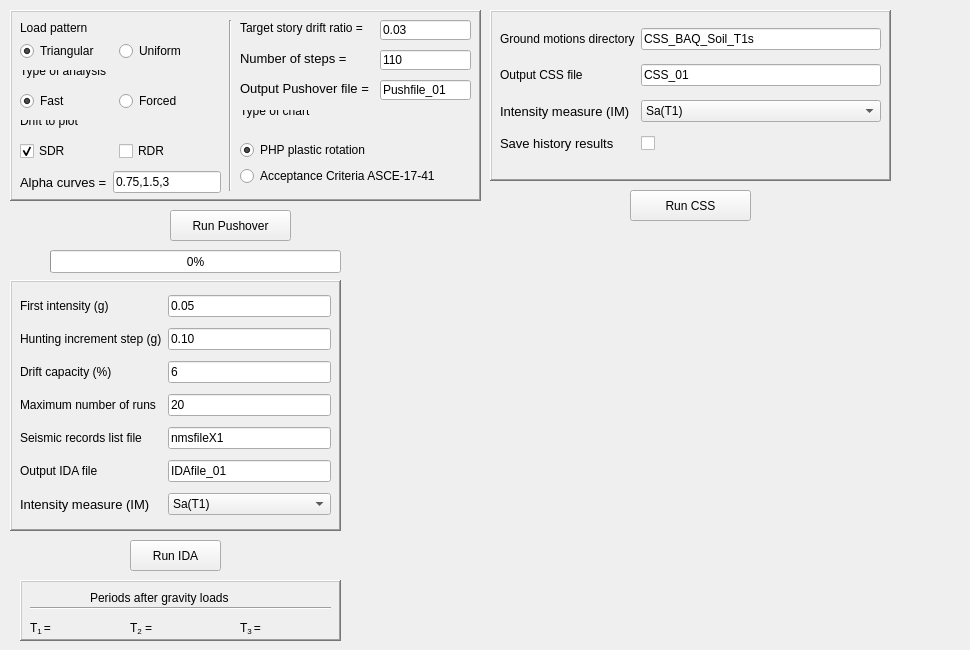
     <widget class="QWidget" name="PushoverData">
      <attribute name="title">
       <string>Nonlinear Analysis</string>
      </attribute>
      <widget class="QFrame" name="frame">
       <property name="geometry">
        <rect>
         <x>10</x>
         <y>10</y>
         <width>471</width>
         <height>191</height>
        </rect>
       </property>
       <property name="frameShape">
        <enum>QFrame::WinPanel</enum>
       </property>
       <property name="frameShadow">
        <enum>QFrame::Raised</enum>
       </property>
       <widget class="QLabel" name="label_8">
        <property name="geometry">
         <rect>
          <x>10</x>
          <y>10</y>
          <width>141</width>
          <height>16</height>
         </rect>
        </property>
        <property name="text">
         <string>Load pattern</string>
        </property>
       </widget>
       <widget class="QWidget" name="horizontalLayoutWidget">
        <property name="geometry">
         <rect>
          <x>10</x>
          <y>30</y>
          <width>191</width>
          <height>22</height>
         </rect>
        </property>
        <layout class="QHBoxLayout" name="horizontalLayout">
         <item>
          <widget class="QRadioButton" name="radioButtonTriangular">
           <property name="font">
            <font>
             <weight>50</weight>
             <italic>false</italic>
             <bold>false</bold>
            </font>
           </property>
           <property name="text">
            <string>Triangular</string>
           </property>
           <property name="checked">
            <bool>true</bool>
           </property>
          </widget>
         </item>
         <item>
          <widget class="QRadioButton" name="radioButtonUniform">
           <property name="font">
            <font>
             <weight>50</weight>
             <italic>false</italic>
             <bold>false</bold>
            </font>
           </property>
           <property name="text">
            <string>Uniform</string>
           </property>
          </widget>
         </item>
        </layout>
       </widget>
       <widget class="QLabel" name="label_9">
        <property name="geometry">
         <rect>
          <x>10</x>
          <y>60</y>
          <width>131</width>
          <height>16</height>
         </rect>
        </property>
        <property name="text">
         <string>Type of analysis
</string>
        </property>
       </widget>
       <widget class="QWidget" name="horizontalLayoutWidget_2">
        <property name="geometry">
         <rect>
          <x>10</x>
          <y>80</y>
          <width>191</width>
          <height>22</height>
         </rect>
        </property>
        <layout class="QHBoxLayout" name="horizontalLayout_2">
         <item>
          <widget class="QRadioButton" name="radioButtonFast">
           <property name="font">
            <font>
             <weight>50</weight>
             <italic>false</italic>
             <bold>false</bold>
            </font>
           </property>
           <property name="text">
            <string>Fast</string>
           </property>
           <property name="checked">
            <bool>true</bool>
           </property>
          </widget>
         </item>
         <item>
          <widget class="QRadioButton" name="radioButtonForced">
           <property name="font">
            <font>
             <weight>50</weight>
             <italic>false</italic>
             <bold>false</bold>
            </font>
           </property>
           <property name="text">
            <string>Forced</string>
           </property>
          </widget>
         </item>
        </layout>
       </widget>
       <widget class="Line" name="line">
        <property name="geometry">
         <rect>
          <x>210</x>
          <y>10</y>
          <width>20</width>
          <height>171</height>
         </rect>
        </property>
        <property name="orientation">
         <enum>Qt::Vertical</enum>
        </property>
       </widget>
       <widget class="QLabel" name="label_10">
        <property name="geometry">
         <rect>
          <x>230</x>
          <y>10</y>
          <width>131</width>
          <height>16</height>
         </rect>
        </property>
        <property name="font">
         <font>
          <weight>50</weight>
          <italic>false</italic>
          <bold>false</bold>
         </font>
        </property>
        <property name="text">
         <string>Target story drift ratio =</string>
        </property>
       </widget>
       <widget class="QLineEdit" name="Der_obj">
        <property name="geometry">
         <rect>
          <x>370</x>
          <y>10</y>
          <width>91</width>
          <height>20</height>
         </rect>
        </property>
        <property name="text">
         <string>0.03</string>
        </property>
       </widget>
       <widget class="QLabel" name="label_51">
        <property name="geometry">
         <rect>
          <x>230</x>
          <y>40</y>
          <width>111</width>
          <height>16</height>
         </rect>
        </property>
        <property name="font">
         <font>
          <family>Arial</family>
          <pointsize>10</pointsize>
          <weight>50</weight>
          <italic>false</italic>
          <bold>false</bold>
         </font>
        </property>
        <property name="text">
         <string>Number of steps =</string>
        </property>
       </widget>
       <widget class="QLineEdit" name="nSteps">
        <property name="geometry">
         <rect>
          <x>370</x>
          <y>40</y>
          <width>91</width>
          <height>20</height>
         </rect>
        </property>
        <property name="text">
         <string>110</string>
        </property>
       </widget>
       <widget class="QLabel" name="label_13">
        <property name="geometry">
         <rect>
          <x>230</x>
          <y>100</y>
          <width>131</width>
          <height>16</height>
         </rect>
        </property>
        <property name="text">
         <string>Type of chart
</string>
        </property>
       </widget>
       <widget class="QWidget" name="verticalLayoutWidget">
        <property name="geometry">
         <rect>
          <x>230</x>
          <y>130</y>
          <width>215</width>
          <height>48</height>
         </rect>
        </property>
        <layout class="QVBoxLayout" name="verticalLayout_2">
         <item>
          <widget class="QRadioButton" name="radioButtonPHP_RA">
           <property name="font">
            <font>
             <weight>50</weight>
             <bold>false</bold>
            </font>
           </property>
           <property name="text">
            <string>PHP plastic rotation</string>
           </property>
           <property name="checked">
            <bool>true</bool>
           </property>
          </widget>
         </item>
         <item>
          <widget class="QRadioButton" name="radioButtonAC">
           <property name="font">
            <font>
             <weight>50</weight>
             <bold>false</bold>
            </font>
           </property>
           <property name="text">
            <string>Acceptance Criteria ASCE-17-41</string>
           </property>
          </widget>
         </item>
        </layout>
       </widget>
       <widget class="QWidget" name="horizontalLayoutWidget_3">
        <property name="geometry">
         <rect>
          <x>10</x>
          <y>160</y>
          <width>201</width>
          <height>24</height>
         </rect>
        </property>
        <layout class="QHBoxLayout" name="horizontalLayout_7">
         <item>
          <widget class="QLabel" name="label_59">
           <property name="font">
            <font>
             <family>Arial</family>
             <pointsize>10</pointsize>
             <weight>50</weight>
             <italic>false</italic>
             <bold>false</bold>
            </font>
           </property>
           <property name="text">
            <string>Alpha curves =</string>
           </property>
          </widget>
         </item>
         <item>
          <widget class="QLineEdit" name="AlphaCurves">
           <property name="text">
            <string>0.75,1.5,3</string>
           </property>
          </widget>
         </item>
        </layout>
       </widget>
       <widget class="QLabel" name="label_69">
        <property name="geometry">
         <rect>
          <x>230</x>
          <y>70</y>
          <width>131</width>
          <height>16</height>
         </rect>
        </property>
        <property name="font">
         <font>
          <family>Arial</family>
          <pointsize>10</pointsize>
          <weight>50</weight>
          <italic>false</italic>
          <bold>false</bold>
         </font>
        </property>
        <property name="text">
         <string>Output Pushover file =</string>
        </property>
       </widget>
       <widget class="QLineEdit" name="OutputPushFile">
        <property name="geometry">
         <rect>
          <x>370</x>
          <y>70</y>
          <width>91</width>
          <height>20</height>
         </rect>
        </property>
        <property name="text">
         <string>Pushfile_01</string>
        </property>
       </widget>
       <widget class="QLabel" name="label_238">
        <property name="geometry">
         <rect>
          <x>10</x>
          <y>110</y>
          <width>131</width>
          <height>16</height>
         </rect>
        </property>
        <property name="text">
         <string>Drift to plot
</string>
        </property>
       </widget>
       <widget class="QWidget" name="horizontalLayoutWidget_7">
        <property name="geometry">
         <rect>
          <x>10</x>
          <y>130</y>
          <width>191</width>
          <height>22</height>
         </rect>
        </property>
        <layout class="QHBoxLayout" name="horizontalLayout_5">
         <item>
          <widget class="QCheckBox" name="checkBox_SDR">
           <property name="font">
            <font>
             <weight>50</weight>
             <bold>false</bold>
            </font>
           </property>
           <property name="text">
            <string>SDR</string>
           </property>
           <property name="checked">
            <bool>true</bool>
           </property>
          </widget>
         </item>
         <item>
          <widget class="QCheckBox" name="checkBox_RDR">
           <property name="font">
            <font>
             <weight>50</weight>
             <bold>false</bold>
            </font>
           </property>
           <property name="text">
            <string>RDR</string>
           </property>
           <property name="checked">
            <bool>false</bool>
           </property>
          </widget>
         </item>
        </layout>
       </widget>
      </widget>
      <widget class="QPushButton" name="Pushover">
       <property name="geometry">
        <rect>
         <x>170</x>
         <y>210</y>
         <width>121</width>
         <height>31</height>
        </rect>
       </property>
       <property name="text">
        <string>Run Pushover</string>
       </property>
      </widget>
      <widget class="QProgressBar" name="progressBarPushover">
       <property name="geometry">
        <rect>
         <x>50</x>
         <y>250</y>
         <width>291</width>
         <height>23</height>
        </rect>
       </property>
       <property name="value">
        <number>0</number>
       </property>
      </widget>
      <widget class="QPushButton" name="IDA">
       <property name="geometry">
        <rect>
         <x>130</x>
         <y>540</y>
         <width>91</width>
         <height>31</height>
        </rect>
       </property>
       <property name="text">
        <string>Run IDA</string>
       </property>
      </widget>
      <widget class="QFrame" name="frame_3">
       <property name="geometry">
        <rect>
         <x>490</x>
         <y>10</y>
         <width>401</width>
         <height>171</height>
        </rect>
       </property>
       <property name="frameShape">
        <enum>QFrame::WinPanel</enum>
       </property>
       <property name="frameShadow">
        <enum>QFrame::Raised</enum>
       </property>
       <widget class="QWidget" name="gridLayoutWidget">
        <property name="geometry">
         <rect>
          <x>10</x>
          <y>10</y>
          <width>381</width>
          <height>141</height>
         </rect>
        </property>
        <layout class="QGridLayout" name="gridLayout_4">
         <item row="1" column="0">
          <widget class="QLabel" name="label_68">
           <property name="font">
            <font>
             <weight>50</weight>
             <italic>false</italic>
             <bold>false</bold>
            </font>
           </property>
           <property name="text">
            <string>Output CSS file</string>
           </property>
          </widget>
         </item>
         <item row="1" column="1">
          <widget class="QLineEdit" name="OutputCSSFile">
           <property name="text">
            <string>CSS_01</string>
           </property>
          </widget>
         </item>
         <item row="2" column="1">
          <widget class="QComboBox" name="comboBoxIM_CSS">
           <property name="font">
            <font>
             <weight>50</weight>
             <italic>false</italic>
             <bold>false</bold>
            </font>
           </property>
           <property name="currentText">
            <string>Sa(T1)</string>
           </property>
           <item>
            <property name="text">
             <string>Sa(T1)</string>
            </property>
           </item>
           <item>
            <property name="text">
             <string>PGA</string>
            </property>
           </item>
          </widget>
         </item>
         <item row="0" column="0">
          <widget class="QLabel" name="label_66">
           <property name="font">
            <font>
             <weight>50</weight>
             <italic>false</italic>
             <bold>false</bold>
            </font>
           </property>
           <property name="text">
            <string>Ground motions directory</string>
           </property>
          </widget>
         </item>
         <item row="2" column="0">
          <widget class="QLabel" name="label_67">
           <property name="font">
            <font>
             <pointsize>10</pointsize>
             <weight>50</weight>
             <italic>false</italic>
             <bold>false</bold>
             <underline>false</underline>
            </font>
           </property>
           <property name="text">
            <string>Intensity measure (IM)</string>
           </property>
          </widget>
         </item>
         <item row="0" column="1">
          <widget class="QLineEdit" name="HL_directory">
           <property name="text">
            <string>CSS_BAQ_Soil_T1s</string>
           </property>
          </widget>
         </item>
         <item row="3" column="1">
          <widget class="QCheckBox" name="checkBoxSaveCSS">
           <property name="text">
            <string/>
           </property>
           <property name="checked">
            <bool>false</bool>
           </property>
          </widget>
         </item>
         <item row="3" column="0">
          <widget class="QLabel" name="label_76">
           <property name="font">
            <font>
             <pointsize>10</pointsize>
             <weight>50</weight>
             <italic>false</italic>
             <bold>false</bold>
             <underline>false</underline>
            </font>
           </property>
           <property name="text">
            <string>Save history results</string>
           </property>
          </widget>
         </item>
        </layout>
       </widget>
      </widget>
      <widget class="QPushButton" name="CSS">
       <property name="geometry">
        <rect>
         <x>630</x>
         <y>190</y>
         <width>121</width>
         <height>31</height>
        </rect>
       </property>
       <property name="text">
        <string>Run CSS</string>
       </property>
      </widget>
      <widget class="QFrame" name="frame_4">
       <property name="geometry">
        <rect>
         <x>20</x>
         <y>580</y>
         <width>321</width>
         <height>61</height>
        </rect>
       </property>
       <property name="frameShape">
        <enum>QFrame::WinPanel</enum>
       </property>
       <property name="frameShadow">
        <enum>QFrame::Raised</enum>
       </property>
       <widget class="QLabel" name="label_73">
        <property name="geometry">
         <rect>
          <x>220</x>
          <y>40</y>
          <width>31</width>
          <height>16</height>
         </rect>
        </property>
        <property name="text">
         <string>&lt;html&gt;&lt;head/&gt;&lt;body&gt;&lt;p&gt;&lt;span style=&quot; font-weight:400;&quot;&gt;T&lt;/span&gt;&lt;span style=&quot; font-weight:400; vertical-align:sub;&quot;&gt;3 &lt;/span&gt;&lt;span style=&quot; font-weight:400;&quot;&gt;=&lt;/span&gt;&lt;/p&gt;&lt;/body&gt;&lt;/html&gt;</string>
        </property>
       </widget>
       <widget class="QLabel" name="label_12">
        <property name="geometry">
         <rect>
          <x>10</x>
          <y>40</y>
          <width>31</width>
          <height>16</height>
         </rect>
        </property>
        <property name="text">
         <string>&lt;html&gt;&lt;head/&gt;&lt;body&gt;&lt;p&gt;&lt;span style=&quot; font-weight:400;&quot;&gt;T&lt;/span&gt;&lt;span style=&quot; font-weight:400; vertical-align:sub;&quot;&gt;1 &lt;/span&gt;&lt;span style=&quot; font-weight:400;&quot;&gt;=&lt;/span&gt;&lt;/p&gt;&lt;/body&gt;&lt;/html&gt;</string>
        </property>
       </widget>
       <widget class="QLabel" name="label_11">
        <property name="geometry">
         <rect>
          <x>70</x>
          <y>10</y>
          <width>171</width>
          <height>16</height>
         </rect>
        </property>
        <property name="text">
         <string>Periods after gravity loads</string>
        </property>
       </widget>
       <widget class="QLabel" name="label_17">
        <property name="geometry">
         <rect>
          <x>110</x>
          <y>40</y>
          <width>31</width>
          <height>16</height>
         </rect>
        </property>
        <property name="text">
         <string>&lt;html&gt;&lt;head/&gt;&lt;body&gt;&lt;p&gt;&lt;span style=&quot; font-weight:400;&quot;&gt;T&lt;/span&gt;&lt;span style=&quot; font-weight:400; vertical-align:sub;&quot;&gt;2&lt;/span&gt;&lt;span style=&quot; font-weight:400;&quot;&gt; =&lt;/span&gt;&lt;/p&gt;&lt;/body&gt;&lt;/html&gt;</string>
        </property>
       </widget>
       <widget class="QLabel" name="T1">
        <property name="geometry">
         <rect>
          <x>40</x>
          <y>40</y>
          <width>61</width>
          <height>16</height>
         </rect>
        </property>
        <property name="font">
         <font>
          <weight>50</weight>
          <bold>false</bold>
         </font>
        </property>
        <property name="text">
         <string>&lt;html&gt;&lt;head/&gt;&lt;body&gt;&lt;p&gt;&lt;br/&gt;&lt;/p&gt;&lt;/body&gt;&lt;/html&gt;</string>
        </property>
       </widget>
       <widget class="QLabel" name="T2">
        <property name="geometry">
         <rect>
          <x>140</x>
          <y>40</y>
          <width>61</width>
          <height>16</height>
         </rect>
        </property>
        <property name="font">
         <font>
          <weight>50</weight>
          <bold>false</bold>
         </font>
        </property>
        <property name="text">
         <string>&lt;html&gt;&lt;head/&gt;&lt;body&gt;&lt;p&gt;&lt;br/&gt;&lt;/p&gt;&lt;/body&gt;&lt;/html&gt;</string>
        </property>
       </widget>
       <widget class="QLabel" name="T3">
        <property name="geometry">
         <rect>
          <x>250</x>
          <y>40</y>
          <width>61</width>
          <height>16</height>
         </rect>
        </property>
        <property name="font">
         <font>
          <weight>50</weight>
          <bold>false</bold>
         </font>
        </property>
        <property name="text">
         <string>&lt;html&gt;&lt;head/&gt;&lt;body&gt;&lt;p&gt;&lt;br/&gt;&lt;/p&gt;&lt;/body&gt;&lt;/html&gt;</string>
        </property>
       </widget>
       <widget class="Line" name="line_4">
        <property name="geometry">
         <rect>
          <x>10</x>
          <y>20</y>
          <width>301</width>
          <height>16</height>
         </rect>
        </property>
        <property name="orientation">
         <enum>Qt::Horizontal</enum>
        </property>
       </widget>
      </widget>
      <widget class="QFrame" name="frame_2">
       <property name="geometry">
        <rect>
         <x>10</x>
         <y>280</y>
         <width>331</width>
         <height>251</height>
        </rect>
       </property>
       <property name="frameShape">
        <enum>QFrame::WinPanel</enum>
       </property>
       <property name="frameShadow">
        <enum>QFrame::Raised</enum>
       </property>
       <widget class="QWidget" name="gridLayoutWidget_3">
        <property name="geometry">
         <rect>
          <x>10</x>
          <y>10</y>
          <width>311</width>
          <height>231</height>
         </rect>
        </property>
        <layout class="QGridLayout" name="gridLayout_5">
         <item row="3" column="1">
          <widget class="QLineEdit" name="maxRuns">
           <property name="text">
            <string>20</string>
           </property>
          </widget>
         </item>
         <item row="4" column="0">
          <widget class="QLabel" name="label_60">
           <property name="font">
            <font>
             <weight>50</weight>
             <italic>false</italic>
             <bold>false</bold>
            </font>
           </property>
           <property name="text">
            <string>Seismic records list file</string>
           </property>
          </widget>
         </item>
         <item row="4" column="1">
          <widget class="QLineEdit" name="nmsfile">
           <property name="text">
            <string>nmsfileX1</string>
           </property>
          </widget>
         </item>
         <item row="0" column="0">
          <widget class="QLabel" name="label_18">
           <property name="font">
            <font>
             <weight>50</weight>
             <italic>false</italic>
             <bold>false</bold>
            </font>
           </property>
           <property name="text">
            <string>First intensity (g)</string>
           </property>
          </widget>
         </item>
         <item row="2" column="1">
          <widget class="QLineEdit" name="dCap">
           <property name="text">
            <string>6</string>
           </property>
          </widget>
         </item>
         <item row="0" column="1">
          <widget class="QLineEdit" name="firstInt">
           <property name="text">
            <string>0.05</string>
           </property>
          </widget>
         </item>
         <item row="1" column="1">
          <widget class="QLineEdit" name="incrStep">
           <property name="text">
            <string>0.10</string>
           </property>
          </widget>
         </item>
         <item row="3" column="0">
          <widget class="QLabel" name="label_26">
           <property name="font">
            <font>
             <weight>50</weight>
             <italic>false</italic>
             <bold>false</bold>
            </font>
           </property>
           <property name="text">
            <string>Maximum number of runs</string>
           </property>
          </widget>
         </item>
         <item row="2" column="0">
          <widget class="QLabel" name="label_23">
           <property name="font">
            <font>
             <weight>50</weight>
             <italic>false</italic>
             <bold>false</bold>
            </font>
           </property>
           <property name="text">
            <string>Drift capacity (%)</string>
           </property>
          </widget>
         </item>
         <item row="1" column="0">
          <widget class="QLabel" name="label_19">
           <property name="font">
            <font>
             <weight>50</weight>
             <italic>false</italic>
             <bold>false</bold>
            </font>
           </property>
           <property name="text">
            <string>Hunting increment step (g)</string>
           </property>
          </widget>
         </item>
         <item row="5" column="1">
          <widget class="QLineEdit" name="OutputIDAFile">
           <property name="text">
            <string>IDAfile_01</string>
           </property>
          </widget>
         </item>
         <item row="5" column="0">
          <widget class="QLabel" name="label_62">
           <property name="font">
            <font>
             <weight>50</weight>
             <italic>false</italic>
             <bold>false</bold>
            </font>
           </property>
           <property name="text">
            <string>Output IDA file</string>
           </property>
          </widget>
         </item>
         <item row="6" column="0">
          <widget class="QLabel" name="label_61">
           <property name="font">
            <font>
             <pointsize>10</pointsize>
             <weight>50</weight>
             <italic>false</italic>
             <bold>false</bold>
             <underline>false</underline>
            </font>
           </property>
           <property name="text">
            <string>Intensity measure (IM)</string>
           </property>
          </widget>
         </item>
         <item row="6" column="1">
          <widget class="QComboBox" name="comboBoxIM">
           <property name="font">
            <font>
             <weight>50</weight>
             <italic>false</italic>
             <bold>false</bold>
            </font>
           </property>
           <property name="currentText">
            <string>Sa(T1)</string>
           </property>
           <item>
            <property name="text">
             <string>Sa(T1)</string>
            </property>
           </item>
           <item>
            <property name="text">
             <string>PGA</string>
            </property>
           </item>
          </widget>
         </item>
        </layout>
       </widget>
      </widget>
      <widget class="MplWidget" name="DampingCurve" native="true">
       <property name="geometry">
        <rect>
         <x>360</x>
         <y>230</y>
         <width>601</width>
         <height>411</height>
        </rect>
       </property>
      </widget>
     </widget>
